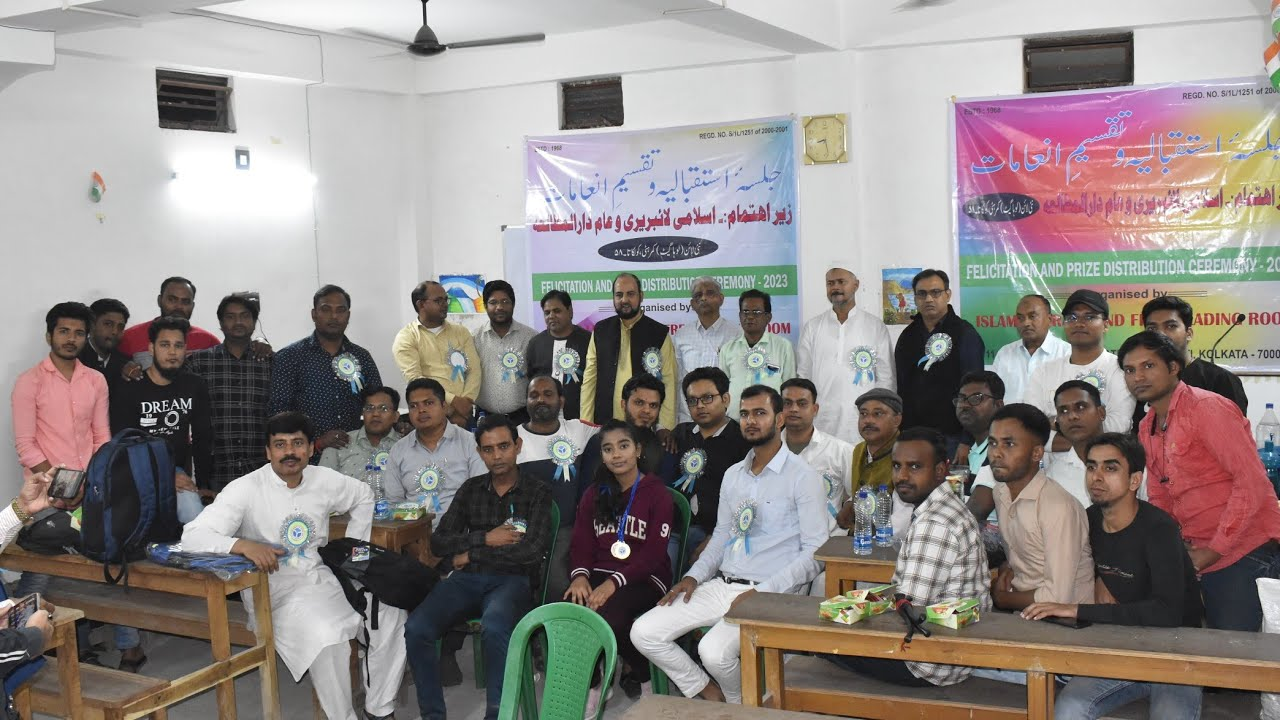
#> input picture OpenCV/Others/image2.jpg, 1280 x 720 px
$ python '27-face detection.py'
#> lines starting #> are read from the running program, lines starting #| are printed output that depends on the picture; after the words box and inside, x2 and y2 are one past the last pixel; in counts of white or black regions, pixels touching at a corner belong together
import cv2

# Load the pre-trained models for object detection and face detection
object_detector = cv2.CascadeClassifier(cv2.data.haarcascades + 'haarcascade_frontalcatface.xml')
face_detector = cv2.CascadeClassifier(cv2.data.haarcascades + 'haarcascade_frontalface_default.xml')

# Load the image
image = cv2.imread('image2.jpg')
#> image is the input picture: shape (720, 1280, 3); mean B, G, R 135.7, 137.8, 145.3

# Convert the image to grayscale
gray = cv2.cvtColor(image, cv2.COLOR_BGR2GRAY)
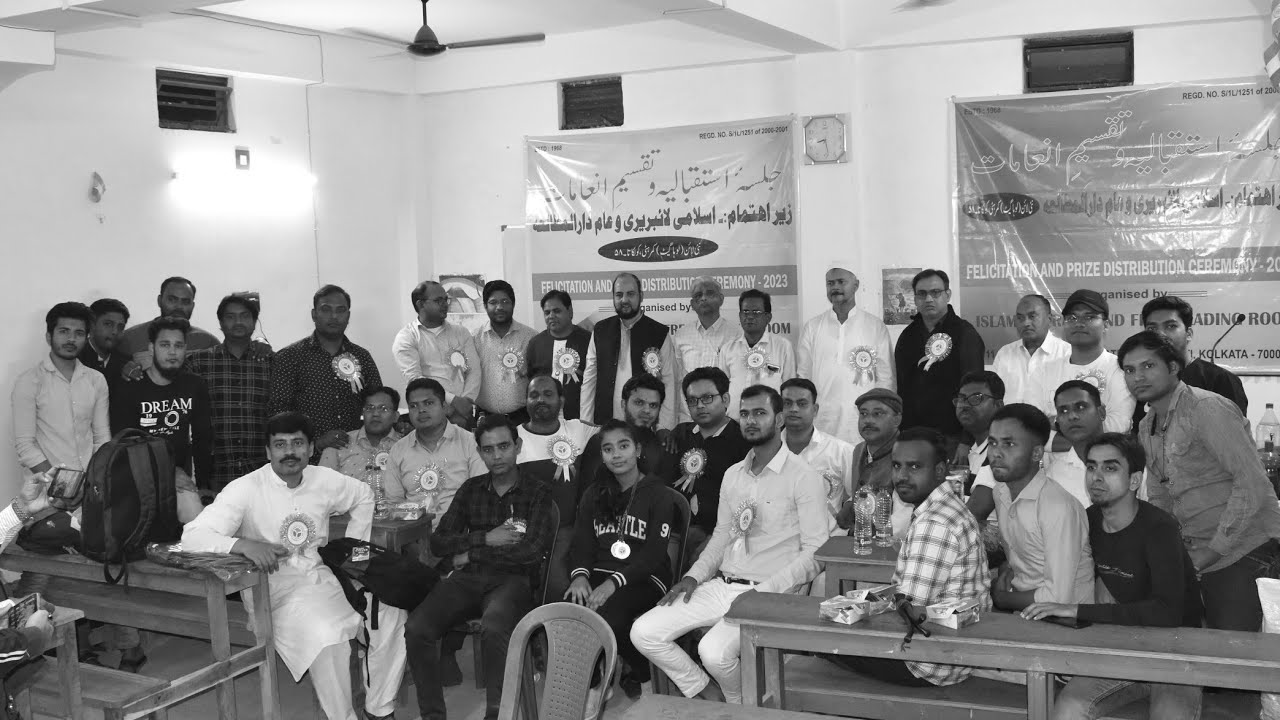
#> gray: shape (720, 1280); min 0, max 255, mean 139.8

# Detect objects (cats) in the image
objects = object_detector.detectMultiScale(gray, scaleFactor=1.1, minNeighbors=5, minSize=(30, 30))
#> objects = ()

# Detect faces in the image
faces = face_detector.detectMultiScale(gray, scaleFactor=1.1, minNeighbors=5, minSize=(30, 30))
#> faces = 26 rows, first 6: [607, 280, 37, 37], [910, 278, 40, 40], [480, 289, 34, 34], [314, 295, 38, 38], [220, 303, 36, 36], [1009, 305, 35, 35]

# Draw bounding boxes around the detected objects and faces
for (x, y, w, h) in objects:
    cv2.rectangle(image, (x, y), (x+w, y+h), (255, 0, 0), 1)
    cv2.putText(image, 'Object', (x, y-10), cv2.FONT_HERSHEY_COMPLEX_SMALL, 0.9, (255, 0, 0), 1)
#> this loop made 0 passes

for (x, y, w, h) in faces:
    cv2.rectangle(image, (x, y), (x+w, y+h), (0, 0, 255), 1)
    cv2.putText(image, 'Face', (x, y-10), cv2.FONT_HERSHEY_COMPLEX_SMALL, 0.9, (0, 0, 255), 1)
#> this loop made 26 passes
#> (x, y, w, h) on passes 1 to 12: (607, 280, 37, 37), (910, 278, 40, 40), (480, 289, 34, 34), (314, 295, 38, 38), (220, 303, 36, 36), (1009, 305, 35, 35), (48, 314, 46, 46), (151, 329, 43, 43), (1115, 347, 52, 52), (677, 379, 51, 51), (404, 389, 39, 39), (624, 386, 47, 47)
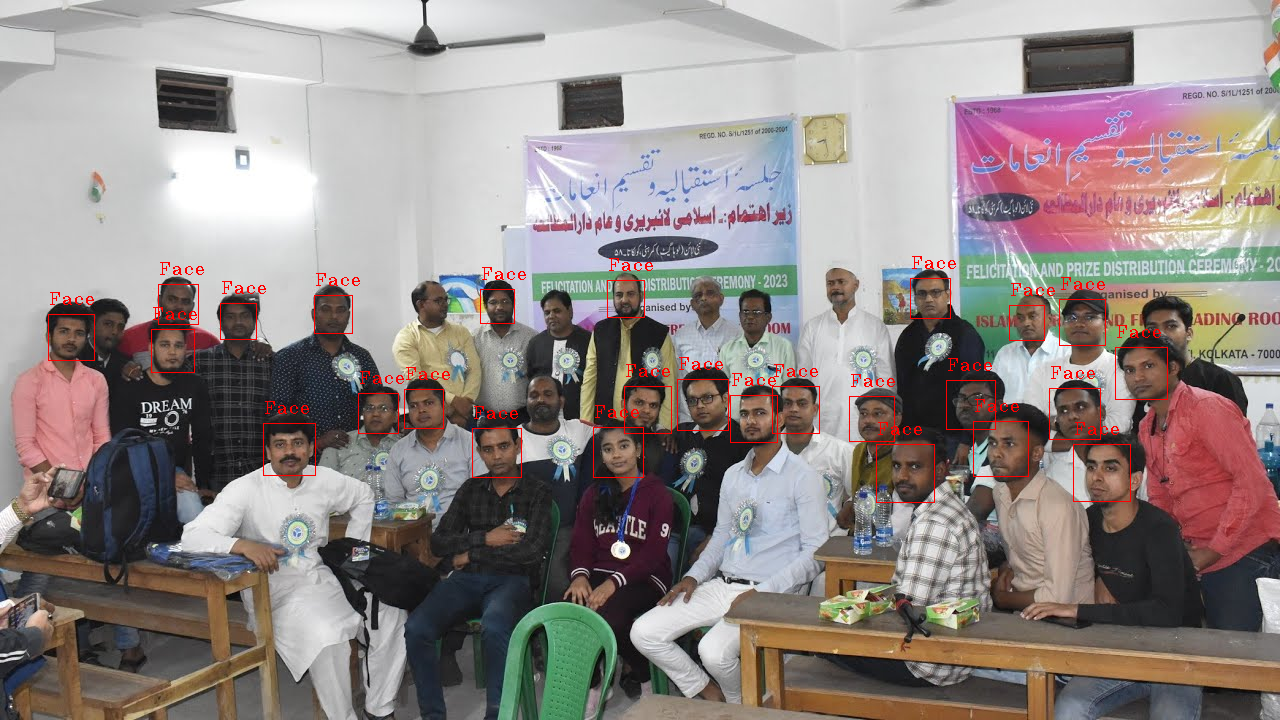
#> image: shape (720, 1280, 3); 0.92% of pixels changed, all inside (x1, y1, x2, y2) = (48, 256, 1168, 503)

# Display the image with detections
cv2.imshow('Image', image)
cv2.waitKey(0)
cv2.destroyAllWindows()

$ run again, with OpenCV/Others/group.jpg copied over OpenCV/Others/image2.jpg
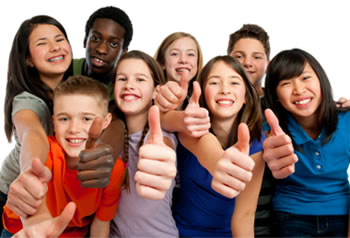
#> input picture OpenCV/Others/group.jpg, 350 x 238 px
#> image is the input picture: shape (238, 350, 3); mean B, G, R 113.6, 120.3, 148.1
#> `gray = cv2.cvtColor(image, cv2.COLOR_BGR2GRAY)`:
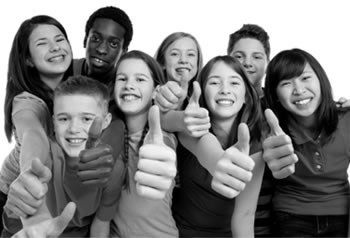
#> gray: shape (238, 350); min 0, max 255, mean 127.8
#> objects = ()
#> faces = [[28, 23, 48, 48], [163, 38, 41, 41], [229, 39, 42, 42], [108, 99, 43, 43], [80, 20, 50, 50], [200, 63, 50, 50], [105, 58, 53, 53], [46, 96, 58, 58]]
#> the loop `for (x, y, w, h) in faces:` made 8 passes
#> after the loop `for (x, y, w, h) in faces:`:
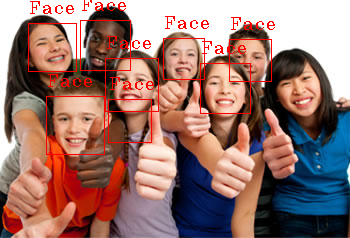
#> image: shape (238, 350, 3); 3.19% of pixels changed, all inside (x1, y1, x2, y2) = (28, 0, 275, 155)

$ run again, with OpenCV/Others/template.jpg copied over OpenCV/Others/image2.jpg
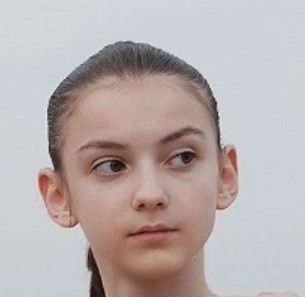
#> input picture OpenCV/Others/template.jpg, 305 x 297 px
#> image is the input picture: shape (297, 305, 3); mean B, G, R 172.4, 174.1, 184
#> `gray = cv2.cvtColor(image, cv2.COLOR_BGR2GRAY)`:
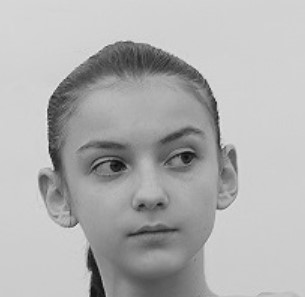
#> gray: shape (297, 305); min 10, max 238, mean 176.9
#> objects = ()
#> faces = [[48, 81, 195, 195]]
#> the loop `for (x, y, w, h) in faces:` made 1 pass
#> after the loop `for (x, y, w, h) in faces:`:
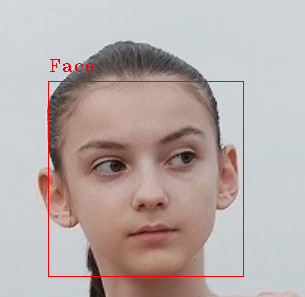
#> image: shape (297, 305, 3); 1.02% of pixels changed, all inside (x1, y1, x2, y2) = (48, 59, 244, 277)
